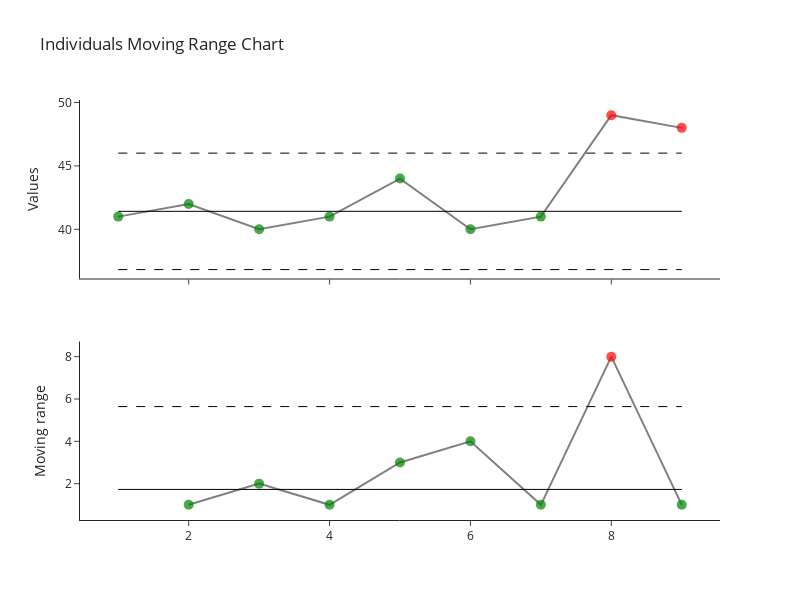

Notebook code cell kept with this figure:
### Markdown cell above
## The saved control limits can be loaded into another XbarR chart

### Code cell
another_chart = IndividualMR()
another_chart.load('chart_params.json')
# Calculate the ranges and means for new data
another_chart.predict(values=values[6:], labels=labels[6:])
# plot the chart
another_chart.plot()

### Figure 1 — Plotly figure (JSON) as saved in the notebook; plotly's stock layout.template omitted (floating-point values rounded to 4 significant figures)
{"data": [{"customdata": [["G", "Values: 41"], ["H", "Values: 42"], ["I", "Values: 40"], ["J", "Values: 41"], ["K", "Values: 44"], ["L", "Values: 40"], ["M", "Values: 41"], ["N", "Values: 49"], [null, "Values: 48"]], "hovertemplate": "<b>%{customdata[0]}</b><br>%{customdata[1]}", "line": {"color": "gray"}, "marker": {"color": ["green", "green", "green", "green", "green", "green", "green", "red", "red"], "opacity": 0.7, "size": 10}, "mode": "markers+lines", "name": "", "showlegend": false, "type": "scatter", "x": [1, 2, 3, 4, 5, 6, 7, 8, 9], "xaxis": "x", "y": [41, 42, 40, 41, 44, 40, 41, 49, 48], "yaxis": "y"}, {"customdata": [36.82, 36.82], "hovertemplate": "<b>%{customdata}", "line": {"color": "black", "dash": "dash", "width": 1}, "mode": "lines", "name": "", "type": "scatter", "x": [1, 9], "xaxis": "x", "y": [36.82, 36.82], "yaxis": "y"}, {"customdata": [46.01, 46.01], "hovertemplate": "<b>%{customdata}", "line": {"color": "black", "dash": "dash", "width": 1}, "mode": "lines", "name": "", "type": "scatter", "x": [1, 9], "xaxis": "x", "y": [46.01, 46.01], "yaxis": "y"}, {"customdata": [41.42, 41.42], "hovertemplate": "<b>%{customdata}", "line": {"color": "black", "width": 1}, "mode": "lines", "name": "", "type": "scatter", "x": [1, 9], "xaxis": "x", "y": [41.42, 41.42], "yaxis": "y"}, {"customdata": [["G", "Moving range: nan"], ["H", "Moving range: 1.0"], ["I", "Moving range: 2.0"], ["J", "Moving range: 1.0"], ["K", "Moving range: 3.0"], ["L", "Moving range: 4.0"], ["M", "Moving range: 1.0"], ["N", "Moving range: 8.0"], [null, "Moving range: 1.0"]], "hovertemplate": "<b>%{customdata[0]}</b><br>%{customdata[1]}", "line": {"color": "gray"}, "marker": {"color": ["green", "green", "green", "green", "green", "green", "green", "red", "green"], "opacity": 0.7, "size": 10}, "mode": "markers+lines", "name": "", "showlegend": false, "type": "scatter", "x": [1, 2, 3, 4, 5, 6, 7, 8, 9], "xaxis": "x2", "y": [null, 1, 2, 1, 3, 4, 1, 8, 1], "yaxis": "y2"}, {"customdata": [5.642, 5.642], "hovertemplate": "<b>%{customdata}", "line": {"color": "black", "dash": "dash", "width": 1}, "mode": "lines", "name": "", "type": "scatter", "x": [1, 9], "xaxis": "x2", "y": [5.642, 5.642], "yaxis": "y2"}, {"customdata": [1.727, 1.727], "hovertemplate": "<b>%{customdata}", "line": {"color": "black", "width": 1}, "mode": "lines", "name": "", "type": "scatter", "x": [1, 9], "xaxis": "x2", "y": [1.727, 1.727], "yaxis": "y2"}], "layout": {"height": 600, "showlegend": false, "title": {"text": "Individuals Moving Range Chart"}, "width": 800, "xaxis": {"anchor": "y", "domain": [0, 1], "matches": "x2", "showgrid": false, "showticklabels": false}, "xaxis2": {"anchor": "y2", "domain": [0, 1]}, "yaxis": {"anchor": "x", "domain": [0.575, 1], "showgrid": false, "title": {"text": "Values"}}, "yaxis2": {"anchor": "x2", "domain": [0, 0.425], "showgrid": false, "title": {"text": "Moving range"}}}}
